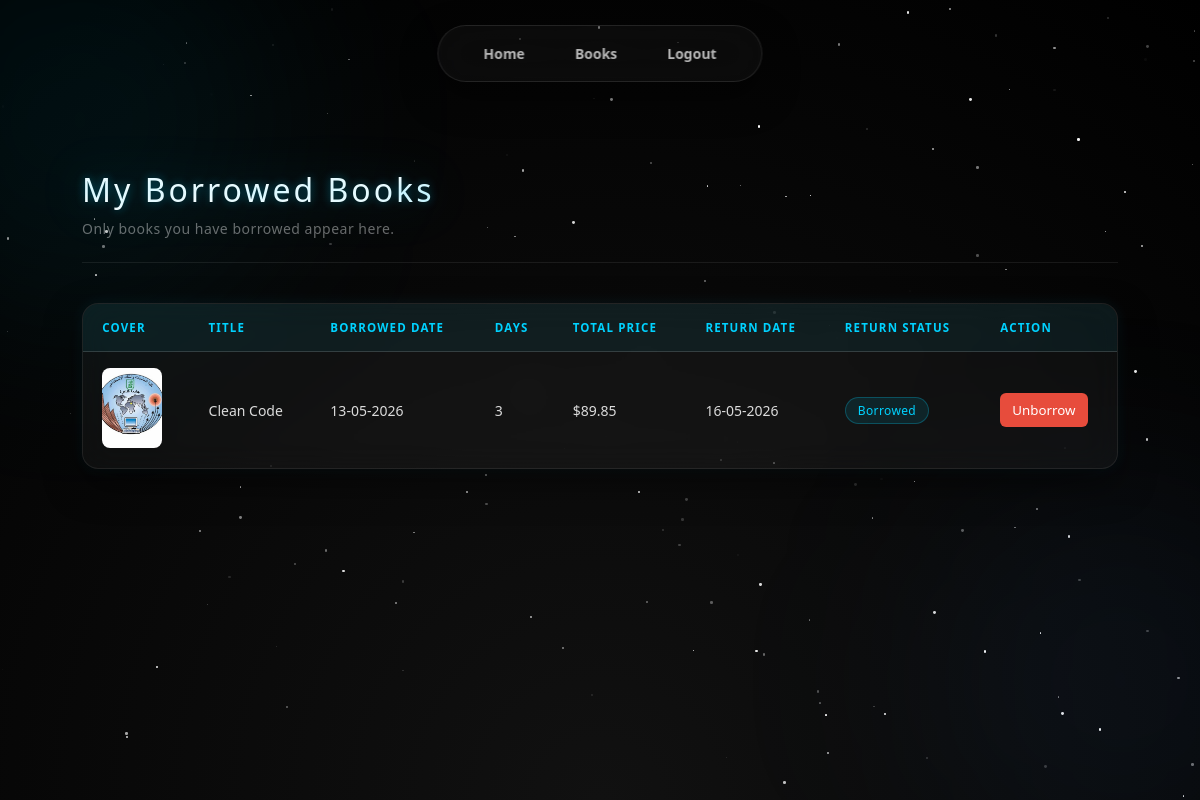
The app's page /my-borrowed/ (signed in), older data.
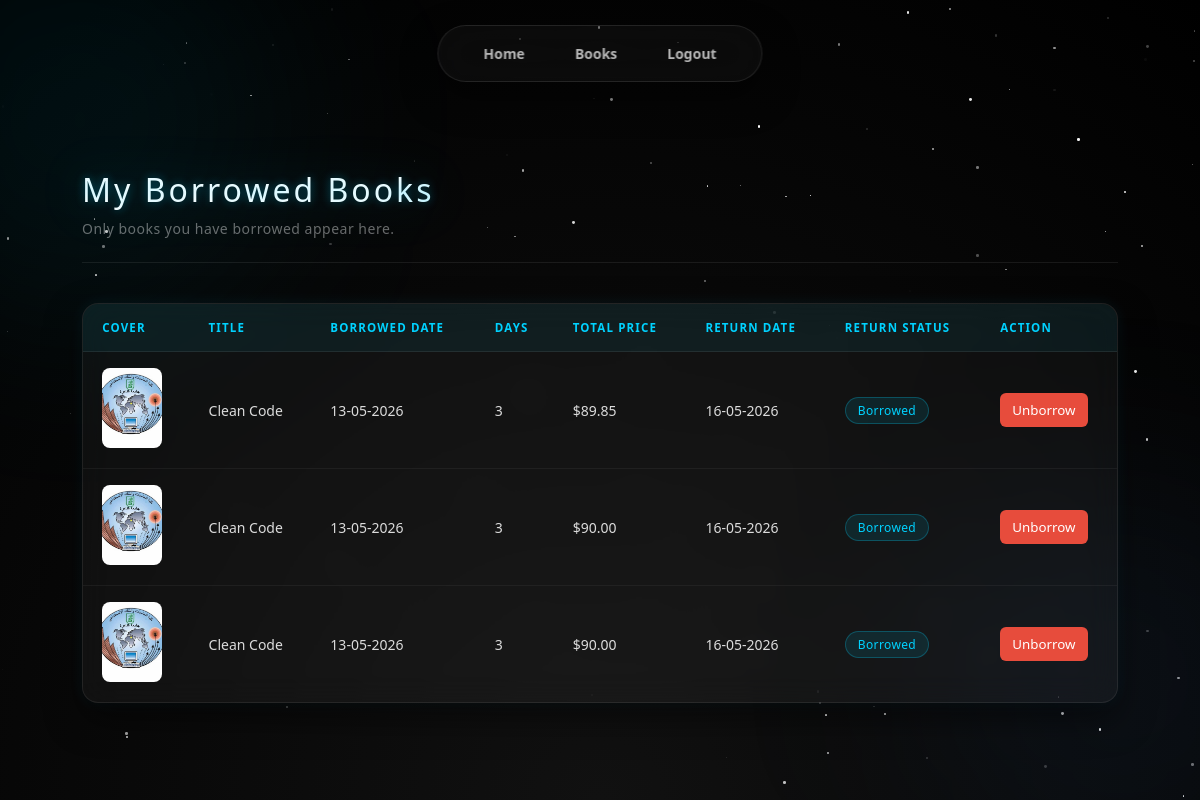
The same page, newer data.
### books/models.py (models this page shows, shortened)
class Borrow(models.Model):
    user = models.ForeignKey(Signup, on_delete=models.CASCADE)
    book = models.ForeignKey(Book, on_delete=models.CASCADE)
    borrowed_date = models.DateTimeField(auto_now_add=True)
    return_date = models.DateTimeField(null=True, blank=True)
    is_returned = models.BooleanField(default=False)
    days = models.PositiveIntegerField()
    total_price = models.DecimalField(max_digits=10, decimal_places=2)

class Book(models.Model):
    title = models.CharField(max_length=200)
    author = models.CharField(max_length=100)
    category = models.CharField(max_length=100)
    published_date = models.DateField()
    description = models.TextField()
    image = models.ImageField(upload_to='books/')
    available = models.BooleanField(default=True)
    borrow_price_per_day = models.DecimalField(max_digits=10, decimal_places=2, default=0.00)

### users/views.py (the view)
# urls.py: path('my-borrowed/', views.my_borrowed_books, name='my_borrowed_books'),
def my_borrowed_books(request):
    if request.session.get('is_admin', False):
        return redirect('welcome')
    user_id = request.session.get('user_id')
    if not user_id:
        return redirect('login')
    borrowed = Borrow.objects.select_related('book').filter(user_id=user_id)
    return render(request, 'my_borrowed.html', {
        'borrowed_books': borrowed
    })

### templates/my_borrowed.html (shortened to what this page needs)
{% load static %}
<!DOCTYPE html>
<html lang="en">
<head>
    <link rel="stylesheet" href="{% static 'style/style2.css' %}" />
    <link rel="stylesheet" href="{% static 'style/style.css' %}" />
</head>
<body>
    <nav>
        <a href="{% url 'welcome' %}">Home</a>
        <a href="{% url 'books_list' %}">Books</a>
        <a href="{% url 'logout' %}">Logout</a>
    </nav>
    <main class="page">
        <div class="page-header">
            <h1>My Borrowed Books</h1>
            <p>Only books you have borrowed appear here.</p>
        </div>
        <div class="table-wrap">
            <table>
                <thead>
                    <tr>
                        <th>Cover</th>
                        <th>Title</th>
                        <th>Borrowed Date</th>
                        <th>Days</th>
                        <th>Total Price</th>
                        <th>Return Date</th>
                        <th>Return Status</th>
                        <th>Action</th>
                    </tr>
                </thead>
                <tbody>
                    {% for item in borrowed_books %}
                    <tr>
                        <td>
                            {% if item.book.image %}
                            <img src="{{ item.book.image.url }}" width="60" height="80" style="object-fit: cover; border-radius: 8px;" />
                            {% endif %}
                        </td>
                        <td>{{ item.book.title }}</td>
                        <td>{{ item.borrowed_date|date:'d-m-Y' }}</td>
                        <td>{{ item.days }}</td>
                        <td>${{ item.total_price }}</td>
                        <td>{% if item.return_date %}{{ item.return_date|date:'d-m-Y' }}{% else %}-{% endif %}</td>
                        <td>
                            {% if item.is_returned %}
                                <span class="badge badge-available">Returned</span>
                            {% else %}
                                <span class="badge badge-borrowed">Borrowed</span>
                            {% endif %}
                        </td>
                        <td>
                            {% if not item.is_returned %}
                                <form method="post" action="{% url 'unborrow_book' item.id %}" style="margin:0;">
                                    <button type="submit" style="background:#e74c3c; color:white; border:none; padding:8px 12px; border-radius:6px; cursor:pointer;">Unborrow</button>
                                </form>
                            {% else %}
                                -
                            {% endif %}
                        </td>
                    </tr>
                    {% empty %}
                    <tr>
                        <td colspan="8" style="text-align:center;">You have not borrowed any books yet.</td>
                    </tr>
                    {% endfor %}
                </tbody>
            </table>
        </div>
    </main>
</body>
</html>

### static/style/style2.css (style rules this page uses)
body { min-height: 100vh; background: radial-gradient(circle at bottom, #111, #000); color: white; display: flex; flex-direction: column; align-items: center; overflow-x: hidden; }
nav { display:flex; justify-content:center; gap:20px; padding:20px; backdrop-filter: blur(10px); }
nav a { color:white; text-decoration:none; padding:10px 20px; border-radius:10px; transition:0.3s; position:relative; }
nav a::after { content:""; position:absolute; bottom:0; left:0; width:0%; height:2px; background:#ffffff; transition:0.3s; }
.page { width: 100%; max-width: 1100px; padding: 3rem 2rem 4rem; animation: fadeIn 0.8s ease; }
.page-header { margin-bottom: 2.5rem; padding-bottom: 1.5rem; border-bottom: 1px solid rgba(255, 255, 255, 0.08); }
.page-header h1 { font-size: 2rem; font-weight: 300; letter-spacing: 3px; text-shadow: 0 0 10px rgba(0, 210, 255, 0.4); }
.page-header p { margin-top: 0.5rem; color: rgba(255, 255, 255, 0.4); font-size: 0.875rem; letter-spacing: 0.5px; }
.table-wrap { background: rgba(255,255,255,0.04); backdrop-filter: blur(15px); border: 1px solid rgba(255,255,255,0.08); border-radius: 16px; overflow: hidden; box-shadow: 0 15px 35px rgba(0,0,0,0.5), 0 0 15px rgba(0,210,255,0.08); }
table { width: 100%; border-collapse: collapse; font-size: 0.875rem; }
thead { background: rgba(0,210,255,0.06); border-bottom: 1px solid rgba(255,255,255,0.08); }
thead th { padding: 1rem 1.2rem; text-align: left; font-weight: 600; font-size: 0.72rem; letter-spacing: 0.1em; text-transform: uppercase; color: #00d2ff; }
tbody tr { border-bottom: 1px solid rgba(255,255,255,0.05); transition: background 0.2s; }
tbody tr:last-child { border-bottom: none; }
tbody td { padding: 1rem 1.2rem; color: rgba(255,255,255,0.85); vertical-align: middle; }
.badge { display: inline-flex; align-items: center; gap: 5px; padding: 0.25rem 0.75rem; border-radius: 20px; font-size: 0.75rem; font-weight: 500; letter-spacing: 0.03em; }
.badge-borrowed { background: rgba(0,210,255,0.1); color: #00d2ff; border: 1px solid rgba(0,210,255,0.25); }

### static/style/style.css (style rules this page uses)
* { margin: 0; padding: 0; box-sizing: border-box; font-family: 'Segoe UI', Roboto, Helvetica, Arial, sans-serif; }
body { min-height: 100vh; display: flex; flex-direction: column; background: radial-gradient(circle at bottom, #111, #000); color: white; overflow-x: hidden; padding-top: 120px; }
body::before, body::after { content: ""; position: fixed; width: 400px; height: 400px; border-radius: 50%; background: rgba(0, 210, 255, 0.07); filter: blur(100px); z-index: -1; animation: floatGlow 15s infinite alternate; }
body::before { top: -10%; left: -10%; }
body::after { bottom: -10%; right: -10%; background: rgba(58, 123, 213, 0.07); }
main { flex: 1; }
nav { display: flex; justify-content: center; align-items: center; gap: 10px; padding: 8px 25px; position: fixed; top: 25px; left: 50%; transform: translateX(-50%); z-index: 1000; background: rgba(255, 255, 255, 0.03); backdrop-filter: blur(20px) saturate(180%); border: 1px solid rgba(255, 255, 255, 0.1); border-radius: 50px; box-shadow: 0 15px 35px rgba(0, 0, 0, 0.5); transition: all 0.4s cubic-bezier(0.4, 0, 0.2, 1); }
nav a { color: rgba(255, 255, 255, 0.7); text-decoration: none; padding: 10px 20px; border-radius: 30px; font-size: 14px; font-weight: 600; transition: 0.3s; }
h1 { font-size: clamp(45px, 8vw, 85px); font-weight: 900; background: linear-gradient(135deg, #fff 30%, #00d2ff, #3a7bd5); -webkit-background-clip: text; -webkit-text-fill-color: transparent; letter-spacing: -3px; filter: drop-shadow(0 0 25px rgba(0, 210, 255, 0.2)); }

Row changes from the older to the newer data that the page shows:
added Borrow: book.image (picture), book "Clean Code", borrowed_date "13-05-2026", days "3", total_price "90.00", return_date "16-05-2026", is_returned "Borrowed"
added Borrow: book.image (picture), book "Clean Code", borrowed_date "13-05-2026", days "3", total_price "90.00", return_date "16-05-2026", is_returned "Borrowed"
